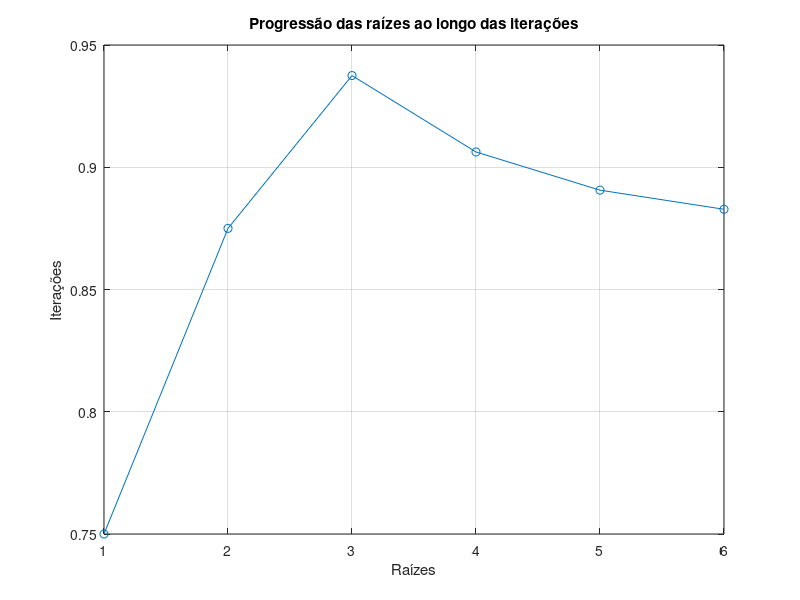

The MATLAB source for this figure:
% DISCENTE: Luis Felipe Cunha Silva
% MATRÍCULA: 22211309
% TEC 217 - MÉTODOS COMPUTACIONAIS 2025.1

% Script que utiliza o método da bissecção para calcular a raiz aproximada da função
% f(x) = sen(x) - (x)², no intervalo [0.5 , 1]


% Inicializando as variáveis principais que serão utilizadas, limite inferior, superior, 
% tolerância de erro, número máximo de iterações e o vetor que armazenará as raízes
% que forem encontradas.
a = 0.5;
b = 1;
erro = 0.02;
max_iter = 20;
vet_raizes = [];

% Calculando f(a) e f(b) para verificação da mudança de sinal.
fa = sin(a) - (a^2);
fb = sin(b) - (b^2);

if fa * fb > 0
  printf("Erro: Não há mudança de sinal no intervalo fornecido!\n");
  
% Com a verificação do sinal concluída, entramos no algoritmo do método propriamente dito.
else 
  it = 0;
  while true
    % Calculando o ponto médio entre a e b.
    r = (a + b) / 2;
    fr = sin(r) - (r^2);

    printf("ITERAÇÃO: %d   |   A: %.4f   |   B: %.4f   |   R: %.4f   |   FA: %.4f   |   FB: %.4f   |   FR: %.4f   |   TINTERV: %.4f\n", it, a, b, r, fa, fb, fr, abs(b-a));
    vet_raizes(it + 1) = r;
    
    % Calculando a tolerância e evitando iterações desnecessárias para valores irrisoriamente pequenos
    if abs(b - a) < erro
      printf("\nProcesso finalizado, raiz = %.4f\n", r);
      break;
    end

    if it == max_iter
      printf("Número máximo de iterações atingido\n");
      break;
    end

    % Realizando a troca entre os limites e o ponto médio, a depender da mudança de sinal.
    if fa * fr < 0
      b = r;
      fb = fr;
    else
      a = r;
      fa = fr;
    end
   
    it = it + 1;
  endwhile

% Plotagem do gráfico de progressão das raízes em relação as iterações.
x = 1:length(vet_raizes);
plot(x, vet_raizes, '-o');
title("Progressão das raízes ao longo das iterações");
xlabel("Raízes");
ylabel("Iterações");
grid on;
  
endif



